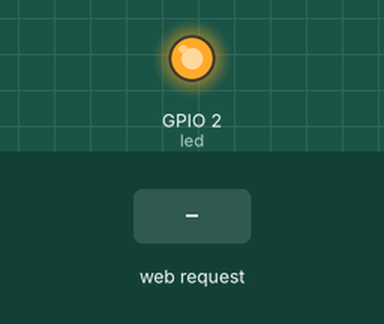
Recording of a sketch running on a simulated ESP8266 (NodeMCU). On the bench: output pins drawn as LEDs (lit = HIGH). The inputs (shaded band) are chosen by the test bench. What the sketch prints to the serial monitor is not drawn.

Above: at 2.2 s.
2.3 s: HTTP request GET /off received
At 2.9 s:
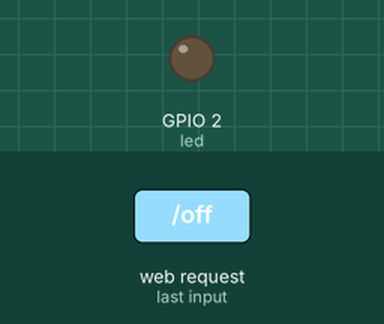
3.8 s: HTTP request GET /on received
At 4.1 s:
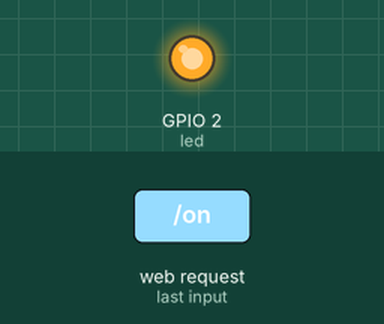
Timing chart, 0 to 6.8 s (numbered marks = the images above; inputs shaded):
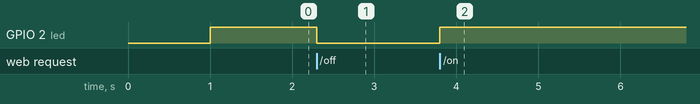

The sketch:

sketch_oct29a.ino
```cpp
//Code to setup WIFI module and turn on LED
#include <ESP8266WiFi.h>
#include <WiFiClient.h>
#include <ESP8266WebServer.h>

const char *ssid = "Microcloud_2";
const char *password = "654321";

ESP8266WebServer server(80);

const int led = 2;  //GPIO2

void handleRoot() {

  int size=1000;
  char temp[size];
  snprintf ( temp, size,

"<html>\
  <head>\
    <title>MicroCloud</title>\
  </head>\
  <body>\
    <h3>You are connected on MicroCloud #2!</h3>\
    <p>Status: Light ON</h1></p>\
    <p><a href=\"http://192.168.4.1/on\"><h1>Turn ON</h1></a></p>\
    <p></p>\
    <p><a href=\"http://192.168.4.1/off\"><h1>Turn OFF</h1></a></p>\
  </body>\
</html>"
    );
  server.send ( 200, "text/html", temp );

}

void setup() {
  delay(1000);
  Serial.begin(9600);
  Serial.println();
  Serial.print("Configuring access point...");

  WiFi.softAP(ssid, password);

  IPAddress myIP = WiFi.softAPIP();
  Serial.print("AP IP address: ");
  Serial.println(myIP);

  pinMode(led, OUTPUT);
  digitalWrite ( led, HIGH );

  server.on("/", handleRoot);
  server.on ( "/on", turnON );
  server.on ( "/off", turnOFF );
  server.begin();
  Serial.println("HTTP server started");

}

void turnON(){

  digitalWrite ( led, HIGH );

  int size=1000;
  char temp[size];
  snprintf ( temp, size,

"<html>\
  <head>\
    <title>MicroCloud</title>\
  </head>\
  <body>\
    <h3>Request: Light ON</h3>\
    <p></p>\
    <p>Status: Light ON</h1></p>\
    <p><a href=\"http://192.168.4.1/on\"><h1>Turn ON</h1></a></p>\
    <p></p>\
    <p><a href=\"http://192.168.4.1/off\"><h1>Turn OFF</h1></a></p>\
  </body>\
</html>"
  );

  server.send ( 200, "text/html", temp);

}

void turnOFF(){

  digitalWrite ( led, LOW );

  int size=1000;
  char temp[size];
  snprintf ( temp, size,

"<html>\
  <head>\
    <title>MicroCloud</title>\
  </head>\
  <body>\
    <h3>Request: Light OFF</h3>\
    <p>Status: Light OFF</p>\
    <p><a href=\"http://192.168.4.1/on\"><h1>Turn ON</h1></a></p>\
    <p></p>\
    <p><a href=\"http://192.168.4.1/off\"><h1>Turn OFF</h1></a></p>\
  </body>\
</html>"
  );

  server.send ( 200, "text/html", temp);

}

void loop() {
  server.handleClient();
}
```

Measured:
- after the input at 2.3 s, GPIO 2 (led): HIGH → LOW at once
- after the input at 3.8 s, GPIO 2 (led): LOW → HIGH at once
